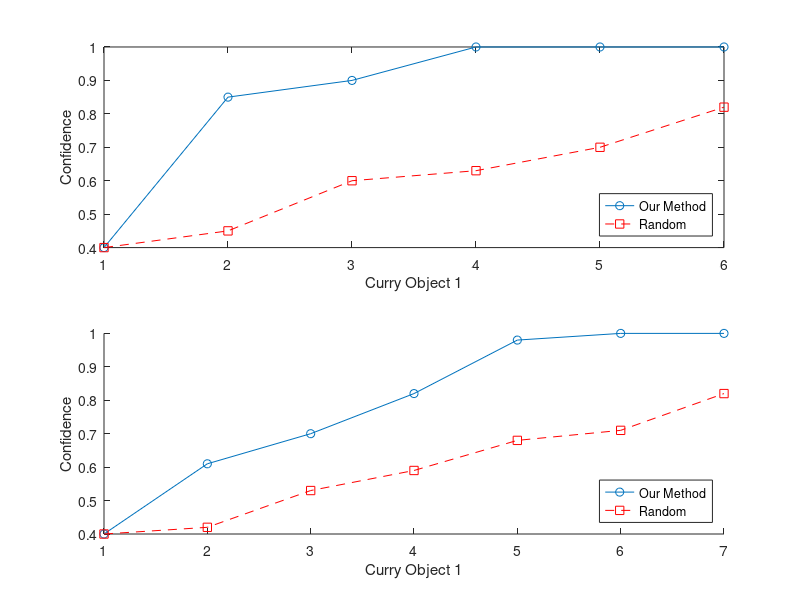

This figure's MATLAB source:
% path = 'D:\PhDWork\code\vocab_tree\Deon''s code\Vocabtree2\Vocabtree2\Viewpoint_values_all\elephant\';
% files = ls([path,'*.m']);
% 
% for j = 1:size(files)
%      filename1 = files(j,:);  
%      filename1= strcat(path,filename1)
%      x(j) = load(filename1)
%end

% verification
X = [0.4 0.85 0.9 1.0 1.0 1.0]
Y = [0.4 0.45 0.6 0.63 0.7 0.82]
figure
subplot(2,1,1)

plot(X,'-o');
hold on;
ylabel('Confidence');
%title('Verification results after each view for Curry Object 1')
xlabel('Curry Object 1');
plot(Y,'--rs')
set(gca,'XTick',1:6)
h = legend('Our Method','Random');
set (h, 'Location', 'SouthEast');

%recognition

X1 = [0.4 0.61 0.7 0.82 0.98 1.0 1.0]
Y1 = [0.4 0.42 0.53 0.59 0.68 0.71 0.82]
subplot(2,1,2)
hold on;
plot(X1,'-o');
plot(Y1,'--rs')

ylabel('Confidence');
%title('Recognition results after each view for Curry Object 1')
xlabel('Curry Object 1');
h = legend('Our Method','Random');
set (h, 'Location', 'SouthEast');

% x = [
% 4.910678e+003;
% 5.199870e+003;
% 5.465562e+003;
% 5.517032e+003;
% 3.602547e+002;
% 3.227588e+002;
% 3.902399e+002;
% 2.802776e+002;
% 2.677081e+002;
% 2.317346e+002;
% 3.199566e+002;
% 3.037541e+002;
% 2.709958e+002;
% 3.363723e+002;
% 3.055624e+002;
% 2.978111e+002;
% 3.398164e+002;
% 4.603419e+002;
% 4.321706e+002;
% 
% ]
% disp(j);
% %x(19) = 180;
% 
% mean = sum(x) / length(x);
% polar([0:20:340]' / 180 * pi, x(:) - min(x));